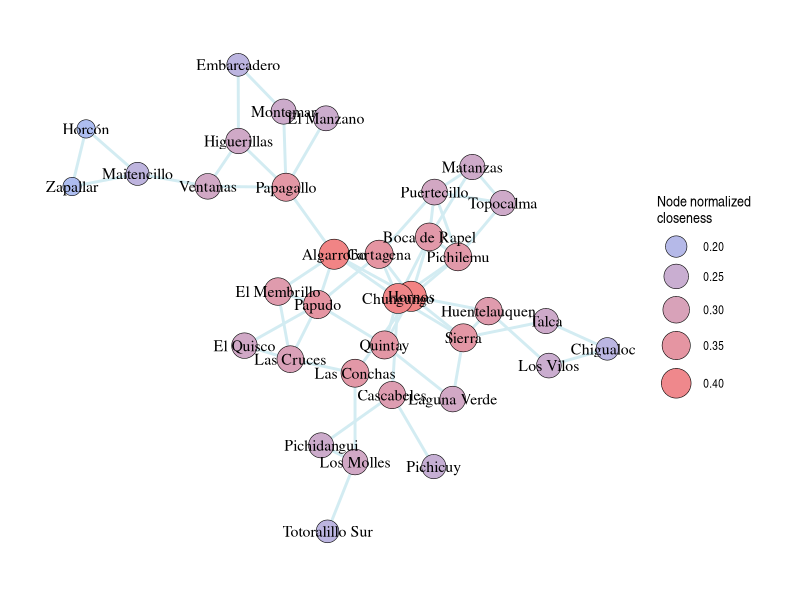
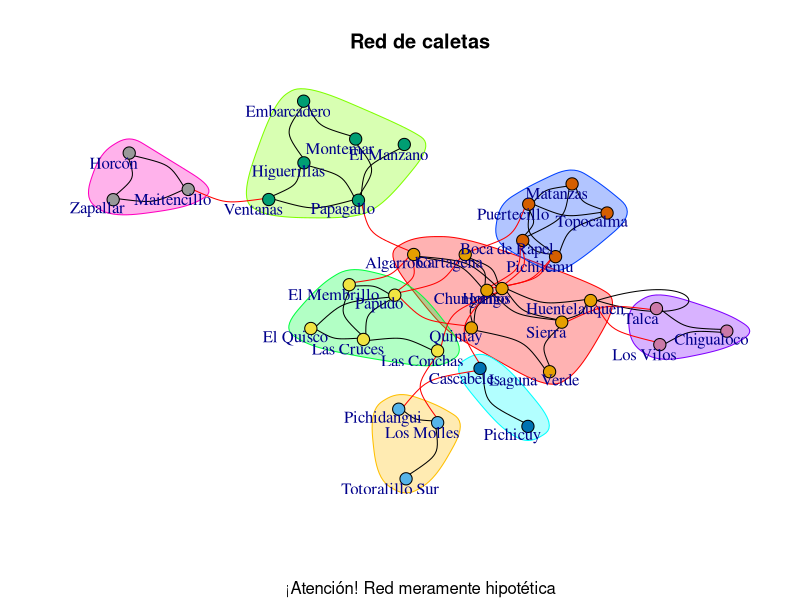
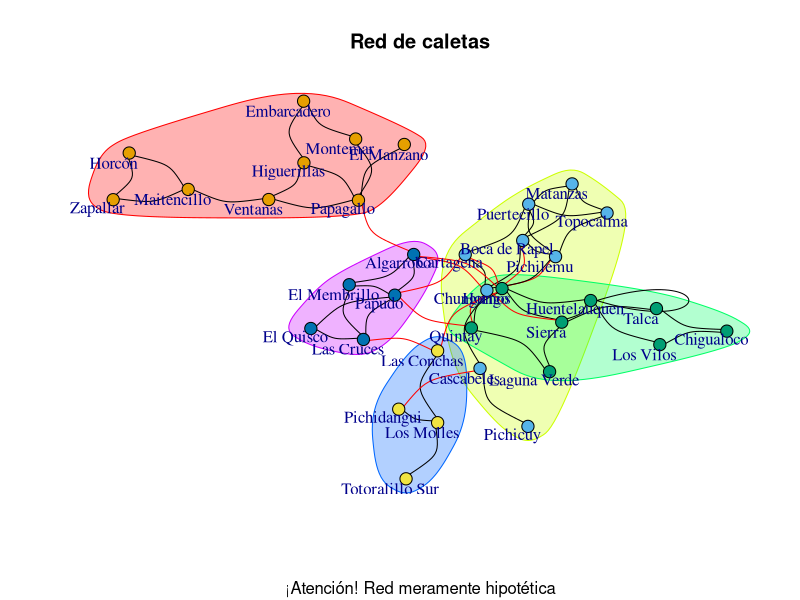
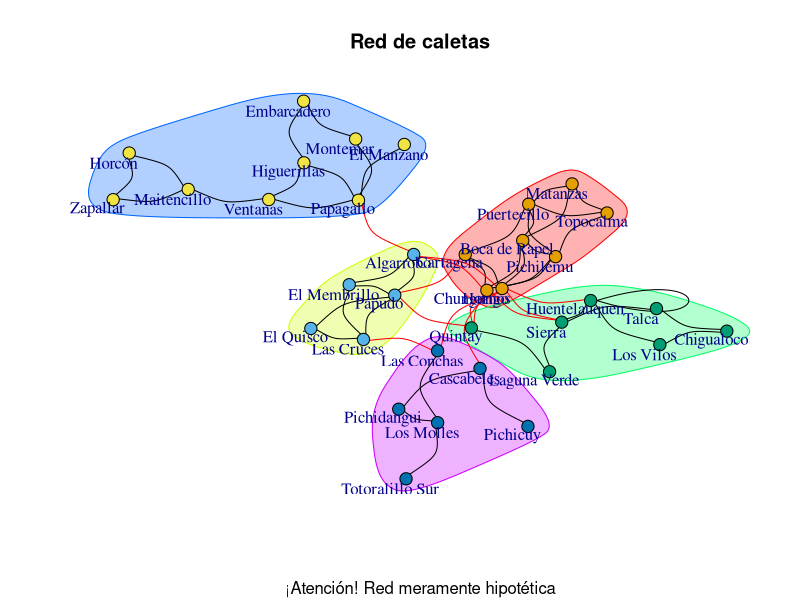
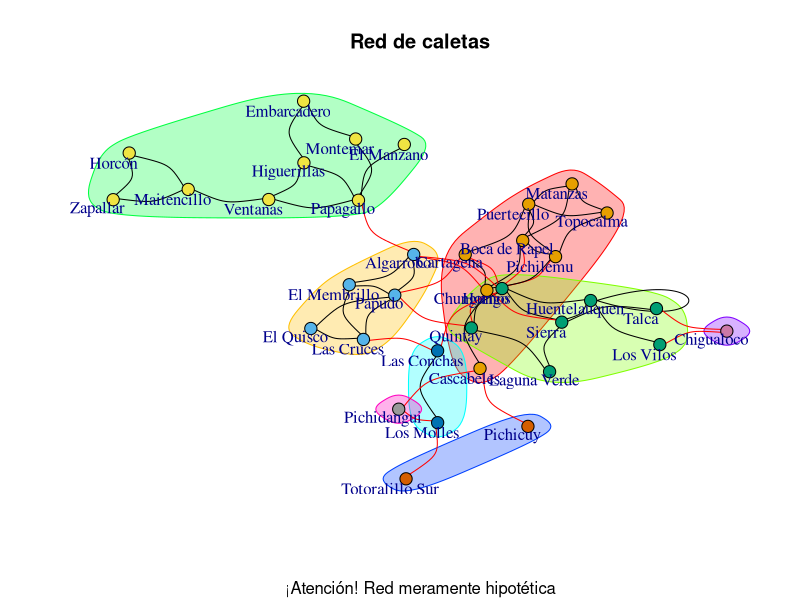
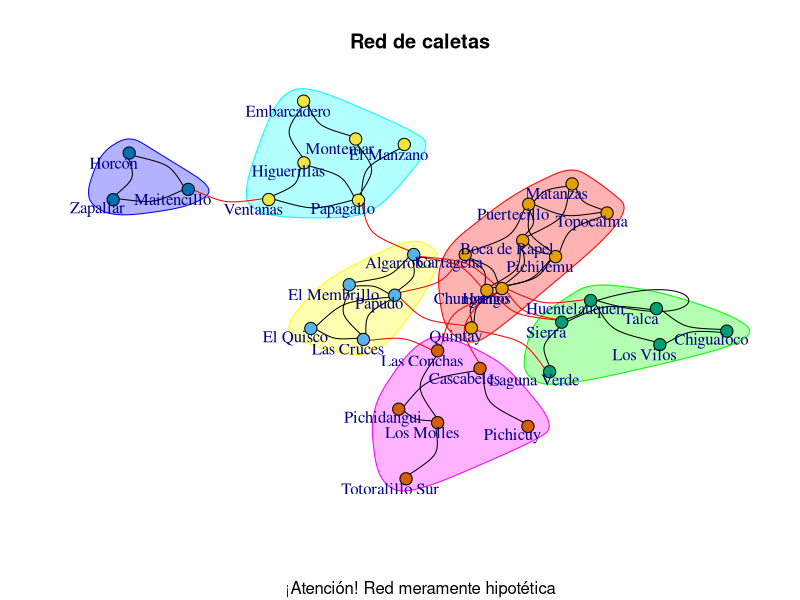
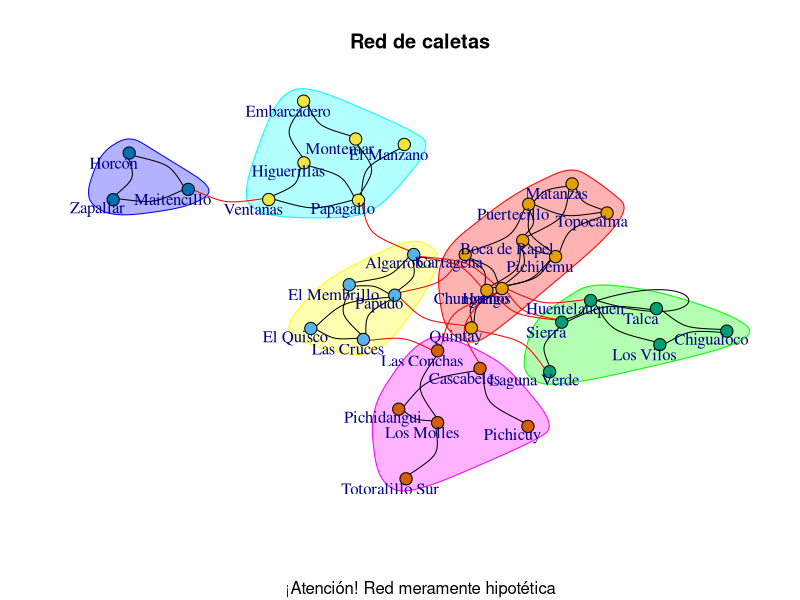
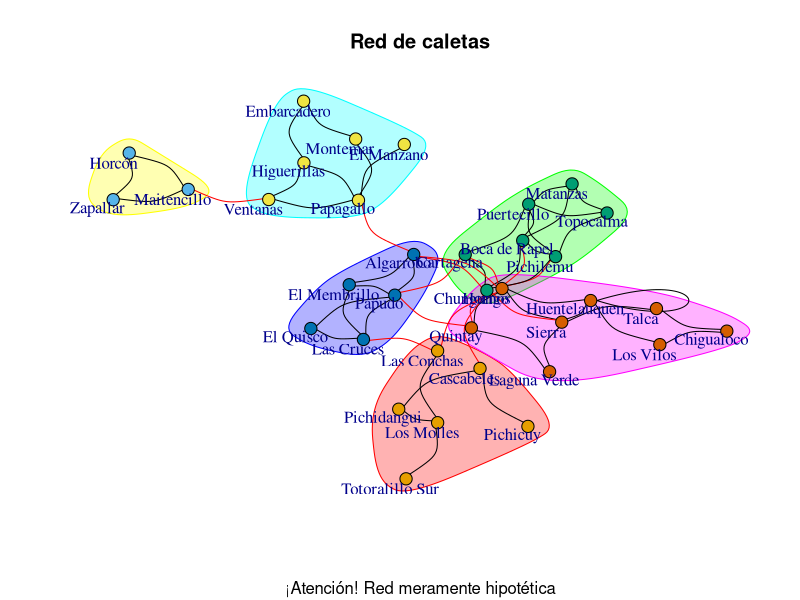

Reproduce these figures in R, in order.
#---------------------------------------------------------------------------
## II Curso Internacional "Uso de la teoría de grafos en la evaluación de la
## conectividad larval de poblaciones marinas"
## contacto: Andres Ospina-Alvarez (aospina.co@me.com)
## Organizadores(as) del curso: Catherine González (catherine.gonzalez@ifop.cl)
#---------------------------------------------------------------------------

## Título: Detección de comunidades no-biológicas mediante distintos algoritmos

rm(list = ls()) # Limpiar todos los objetos y variables en el entorno de trabajo

library(igraph) # Cargar la librería igraph
library(readxl)
library(ggraph)

g4.data <-
  read_excel("A31_caletas.xlsx") # Leer una matriz de adyacencia almacenada en un archivo MS Excel
head(g4.data)

g4.empty.graph <-
  graph_from_adjacency_matrix(as.matrix(g4.data), mode = c("undirected"))

gs <- list()
gs[[1]]      <- g4.empty.graph

# Y con la siguiente función calcularemos varias métricas para nuestro grafo
gs <- lapply(gs, function(x) {
  # Centrality measures
  V(x)$degree       <- degree(x, mode = "total")
  V(x)$indegree     <- degree(x, mode = "in")
  V(x)$outdegree    <- degree(x, mode = "out")
  V(x)$betweenness  <- betweenness(x, normalized = TRUE)
  V(x)$evcent       <- evcent(x)$vector
  V(x)$closeness    <- closeness(x, normalized = TRUE)
  V(x)$strength     <- strength(x, mode = "all", loops = F)
  V(x)$in_strength  <- strength(x, mode = "in", loops = F)
  V(x)$out_strength <- strength(x, mode = "out", loops = F)
  V(x)$hub_score    <- hub.score(x)$vector
  V(x)$auth_score   <- authority.score(x)$vector
  V(x)$page_rank    <- page_rank(x)$vector
  
  E(x)$betweenness  <- edge.betweenness(x)
  return(x)
})

# Ahora podemos "deslistar" el grafo g4 y trabajar con el.
g4 <- gs[[1]]

# Y ahora creemos una visualización del grafo g4 usando ggraph
ggraph(g4, layout = "kk") +
  geom_edge_parallel0(width = 1,
                      edge_colour = "#D3ECF2") +
  
  geom_node_point(
    aes(fill = closeness,
        size = closeness),
    colour = "#000000",
    shape = 21,
    stroke = 0.3
  ) +
  scale_fill_gradient(low = "#ADBDF0",
                      high = "#F28383") +
  scale_size(range = c(6, 10)) +
  
  geom_node_text(aes(label = name),
                 colour = "black",
                 size = 4,
                 family = "serif") +
  
  guides(
    fill = guide_legend("Node normalized\ncloseness"),
    size = guide_legend("Node normalized\ncloseness")
  ) +
  
  theme_graph() +
  theme(legend.position = "right")

# Tenemos clara la estructura topológica de nuestro grafo, pero deseamos encontrar agrupaciones de nodos, estas agrupaciones se suelen llamar comunidades en la teoría de grafos, pero no equivalen a comunidades biológicas, son agrupaciones de nodos en razón de sus características de conectividad.

# Empecemos con el paseo aleatorio, una de las técnicas explicadas en las clases teóricas.
##### Detección de comunidades no-biológicas mediante "Random walks" ####
wc <- cluster_walktrap(g4)
plot(wc,
  g4,
  layout              = layout_with_kk,
  main                = "Red de caletas",
  sub                 = "¡Atención! Red meramente hipotética",
  edge.curved         = TRUE,
  vertex.label.cex    = 1,
  vertex.label.dist   = -1,
  vertex.size         = 4,
  ylim                = c(-1, 1),
  xlim                = c(-1, 1),
  asp                 = 0
)

##### Detección de comunidades no-biológicas mediante optimización de la modularidad ####
fc <- cluster_fast_greedy(g4)
plot(fc,
     g4,
     layout              = layout_with_kk,
     main                = "Red de caletas",
     sub                 = "¡Atención! Red meramente hipotética",
     edge.curved         = TRUE,
     vertex.label.cex    = 1,
     vertex.label.dist   = -1,
     vertex.size         = 4,
     ylim                = c(-1, 1),
     xlim                = c(-1, 1),
     asp                 = 0,
)


##### Detección de comunidades no-biológicas mediante optimización de la modularidad y un enfoque jerárquico ####
lc <- cluster_louvain(g4)
plot(lc,
     g4,
     layout              = layout_with_kk,
     main                = "Red de caletas",
     sub                 = "¡Atención! Red meramente hipotética",
     edge.curved         = TRUE,
     vertex.label.cex    = 1,
     vertex.label.dist   = -1,
     vertex.size         = 4,
     ylim                = c(-1, 1),
     xlim                = c(-1, 1),
     asp                 = 0
)

##### Detección de comunidades no-biológicas mediante optimización de la matriz de modularidad y vectores propios (eigenvector) no negativos ####
# Esta función trata de encontrar subgráficos densamente conectados en un gráfico calculando el vector propio no negativo principal de la matriz de modularidad del gráfico.
ec <- cluster_leading_eigen(g4)
plot(ec,
     g4,
     layout              = layout_with_kk,
     main                = "Red de caletas",
     sub                 = "¡Atención! Red meramente hipotética",
     edge.curved         = TRUE,
     vertex.label.cex    = 1,
     vertex.label.dist   = -1,
     vertex.size         = 4,
     ylim                = c(-1, 1),
     xlim                = c(-1, 1),
     asp                 = 0
)

##### Detección de comunidades no-biológicas mediante intermediación de arcos y agrupación jerárquica ####
bc <- cluster_edge_betweenness(g4)
plot(bc,
     g4,
     layout              = layout_with_kk,
     main                = "Red de caletas",
     sub                 = "¡Atención! Red meramente hipotética",
     edge.curved         = TRUE,
     vertex.label.cex    = 1,
     vertex.label.dist   = -1,
     vertex.size         = 4,
     ylim                = c(-1, 1),
     xlim                = c(-1, 1),
     asp                 = 0
)

##### Detección de comunidades no-biológicas mediante paseos aleatorios y el flujo actual de la red ####
ic <- cluster_infomap(g4)
plot(ic,
     g4,
     layout              = layout_with_kk,
     main                = "Red de caletas",
     sub                 = "¡Atención! Red meramente hipotética",
     edge.curved         = TRUE,
     vertex.label.cex    = 1,
     vertex.label.dist   = -1,
     vertex.size         = 4,
     ylim                = c(-1, 1),
     xlim                = c(-1, 1),
     asp                 = 0
)

##### Detección de comunidades no-biológicas mediante spinglass ####
# Este método está basado en física, es un poco enrevesado:
# El modelo de vidrio de espín (spinglass) considera los enlaces de la red como acoplamientos atractivos y repulsivos, como el sistema de spinglass magnético en física. El modelo busca los espines y toma los eslabones perdidos como acoplamientos repulsivos. Los nodos densamente conectados se alinean en la misma dirección, mientras que los grupos de espines diferentes y vagamente interconectados se orientan en diferentes direcciones. verdaderamente modular
sc <- cluster_spinglass(g4)
plot(sc,
     g4,
     layout              = layout_with_kk,
     main                = "Red de caletas",
     sub                 = "¡Atención! Red meramente hipotética",
     edge.curved         = TRUE,
     vertex.label.cex    = 1,
     vertex.label.dist   = -1,
     vertex.size         = 4,
     ylim                = c(-1, 1),
     xlim                = c(-1, 1),
     asp                 = 0
)

##### Detección de comunidades no-biológicas mediante asignación de los nodos al mismo grupo que sus vecinos mas próximos ####
lpc <- cluster_label_prop(g4)
plot(lpc,
     g4,
     layout              = layout_with_kk,
     main                = "Red de caletas",
     sub                 = "¡Atención! Red meramente hipotética",
     edge.curved         = TRUE,
     vertex.label.cex    = 1,
     vertex.label.dist   = -1,
     vertex.size         = 4,
     ylim                = c(-1, 1),
     xlim                = c(-1, 1),
     asp                 = 0
)
